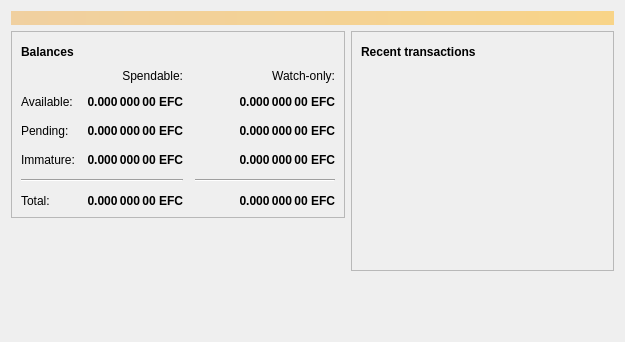
<?xml version="1.0" encoding="UTF-8"?>
<ui version="4.0">
 <class>OverviewPage</class>
 <widget class="QWidget" name="OverviewPage">
  <property name="geometry">
   <rect>
    <x>0</x>
    <y>0</y>
    <width>625</width>
    <height>342</height>
   </rect>
  </property>
  <property name="windowTitle">
   <string>Form</string>
  </property>
  <layout class="QVBoxLayout" name="topLayout">
   <item>
    <widget class="QLabel" name="labelAlerts">
     <property name="visible">
      <bool>false</bool>
     </property>
     <property name="styleSheet">
      <string notr="true">background-color: qlineargradient(x1: 0, y1: 0, x2: 1, y2: 0, stop:0 #F0D0A0, stop:1 #F8D488); color:#000000;</string>
     </property>
     <property name="wordWrap">
      <bool>true</bool>
     </property>
     <property name="margin">
      <number>3</number>
     </property>
    </widget>
   </item>
   <item>
    <layout class="QHBoxLayout" name="horizontalLayout" stretch="1,1">
     <item>
      <layout class="QVBoxLayout" name="verticalLayout_2">
       <item>
        <widget class="QFrame" name="frame">
         <property name="frameShape">
          <enum>QFrame::StyledPanel</enum>
         </property>
         <property name="frameShadow">
          <enum>QFrame::Raised</enum>
         </property>
         <layout class="QVBoxLayout" name="verticalLayout_4">
          <item>
           <layout class="QHBoxLayout" name="horizontalLayout_4">
            <item>
             <widget class="QLabel" name="label_5">
              <property name="font">
               <font>
                <weight>75</weight>
                <bold>true</bold>
               </font>
              </property>
              <property name="text">
               <string>Balances</string>
              </property>
             </widget>
            </item>
            <item>
             <widget class="QPushButton" name="labelWalletStatus">
              <property name="enabled">
               <bool>false</bool>
              </property>
              <property name="maximumSize">
               <size>
                <width>30</width>
                <height>16777215</height>
               </size>
              </property>
              <property name="toolTip">
               <string>The displayed information may be out of date. Your wallet automatically synchronizes with the GECH network after a connection is established, but this process has not completed yet.</string>
              </property>
              <property name="text">
               <string/>
              </property>
              <property name="icon">
               <iconset>
                <normaloff>:/icons/warning</normaloff>
                <disabledoff>:/icons/warning</disabledoff>:/icons/warning</iconset>
              </property>
              <property name="iconSize">
               <size>
                <width>24</width>
                <height>24</height>
               </size>
              </property>
              <property name="flat">
               <bool>true</bool>
              </property>
             </widget>
            </item>
            <item>
             <spacer name="horizontalSpacer_3">
              <property name="orientation">
               <enum>Qt::Horizontal</enum>
              </property>
              <property name="sizeHint" stdset="0">
               <size>
                <width>40</width>
                <height>20</height>
               </size>
              </property>
             </spacer>
            </item>
           </layout>
          </item>
          <item>
           <layout class="QGridLayout" name="gridLayout">
            <property name="spacing">
             <number>12</number>
            </property>
            <item row="2" column="2">
             <widget class="QLabel" name="labelWatchPending">
              <property name="font">
               <font>
                <weight>75</weight>
                <bold>true</bold>
               </font>
              </property>
              <property name="cursor">
               <cursorShape>IBeamCursor</cursorShape>
              </property>
              <property name="toolTip">
               <string>Unconfirmed transactions to watch-only addresses</string>
              </property>
              <property name="text">
               <string notr="true">0.000 000 00 EFC</string>
              </property>
              <property name="alignment">
               <set>Qt::AlignRight|Qt::AlignTrailing|Qt::AlignVCenter</set>
              </property>
              <property name="textInteractionFlags">
               <set>Qt::LinksAccessibleByMouse|Qt::TextSelectableByKeyboard|Qt::TextSelectableByMouse</set>
              </property>
             </widget>
            </item>
            <item row="2" column="1">
             <widget class="QLabel" name="labelUnconfirmed">
              <property name="font">
               <font>
                <weight>75</weight>
                <bold>true</bold>
               </font>
              </property>
              <property name="cursor">
               <cursorShape>IBeamCursor</cursorShape>
              </property>
              <property name="toolTip">
               <string>Total of transactions that have yet to be confirmed, and do not yet count toward the spendable balance</string>
              </property>
              <property name="text">
               <string notr="true">0.000 000 00 EFC</string>
              </property>
              <property name="alignment">
               <set>Qt::AlignRight|Qt::AlignTrailing|Qt::AlignVCenter</set>
              </property>
              <property name="textInteractionFlags">
               <set>Qt::LinksAccessibleByMouse|Qt::TextSelectableByKeyboard|Qt::TextSelectableByMouse</set>
              </property>
             </widget>
            </item>
            <item row="3" column="2">
             <widget class="QLabel" name="labelWatchImmature">
              <property name="font">
               <font>
                <weight>75</weight>
                <bold>true</bold>
               </font>
              </property>
              <property name="cursor">
               <cursorShape>IBeamCursor</cursorShape>
              </property>
              <property name="toolTip">
               <string>Mined balance in watch-only addresses that has not yet matured</string>
              </property>
              <property name="text">
               <string notr="true">0.000 000 00 EFC</string>
              </property>
              <property name="alignment">
               <set>Qt::AlignRight|Qt::AlignTrailing|Qt::AlignVCenter</set>
              </property>
              <property name="textInteractionFlags">
               <set>Qt::LinksAccessibleByMouse|Qt::TextSelectableByKeyboard|Qt::TextSelectableByMouse</set>
              </property>
             </widget>
            </item>
            <item row="4" column="0" colspan="2">
             <widget class="Line" name="line">
              <property name="orientation">
               <enum>Qt::Horizontal</enum>
              </property>
             </widget>
            </item>
            <item row="4" column="2">
             <widget class="Line" name="lineWatchBalance">
              <property name="sizePolicy">
               <sizepolicy hsizetype="Preferred" vsizetype="Fixed">
                <horstretch>0</horstretch>
                <verstretch>0</verstretch>
               </sizepolicy>
              </property>
              <property name="minimumSize">
               <size>
                <width>140</width>
                <height>0</height>
               </size>
              </property>
              <property name="orientation">
               <enum>Qt::Horizontal</enum>
              </property>
             </widget>
            </item>
            <item row="5" column="0">
             <widget class="QLabel" name="labelTotalText">
              <property name="text">
               <string>Total:</string>
              </property>
             </widget>
            </item>
            <item row="3" column="1">
             <widget class="QLabel" name="labelImmature">
              <property name="font">
               <font>
                <weight>75</weight>
                <bold>true</bold>
               </font>
              </property>
              <property name="cursor">
               <cursorShape>IBeamCursor</cursorShape>
              </property>
              <property name="toolTip">
               <string>Mined balance that has not yet matured</string>
              </property>
              <property name="text">
               <string notr="true">0.000 000 00 EFC</string>
              </property>
              <property name="alignment">
               <set>Qt::AlignRight|Qt::AlignTrailing|Qt::AlignVCenter</set>
              </property>
              <property name="textInteractionFlags">
               <set>Qt::LinksAccessibleByMouse|Qt::TextSelectableByKeyboard|Qt::TextSelectableByMouse</set>
              </property>
             </widget>
            </item>
            <item row="2" column="3">
             <spacer name="horizontalSpacer_2">
              <property name="orientation">
               <enum>Qt::Horizontal</enum>
              </property>
              <property name="sizeHint" stdset="0">
               <size>
                <width>40</width>
                <height>20</height>
               </size>
              </property>
             </spacer>
            </item>
            <item row="3" column="0">
             <widget class="QLabel" name="labelImmatureText">
              <property name="text">
               <string>Immature:</string>
              </property>
             </widget>
            </item>
            <item row="5" column="1">
             <widget class="QLabel" name="labelTotal">
              <property name="font">
               <font>
                <weight>75</weight>
                <bold>true</bold>
               </font>
              </property>
              <property name="cursor">
               <cursorShape>IBeamCursor</cursorShape>
              </property>
              <property name="toolTip">
               <string>Your current total balance</string>
              </property>
              <property name="text">
               <string notr="true">0.000 000 00 EFC</string>
              </property>
              <property name="alignment">
               <set>Qt::AlignRight|Qt::AlignTrailing|Qt::AlignVCenter</set>
              </property>
              <property name="textInteractionFlags">
               <set>Qt::LinksAccessibleByMouse|Qt::TextSelectableByKeyboard|Qt::TextSelectableByMouse</set>
              </property>
             </widget>
            </item>
            <item row="5" column="2">
             <widget class="QLabel" name="labelWatchTotal">
              <property name="font">
               <font>
                <weight>75</weight>
                <bold>true</bold>
               </font>
              </property>
              <property name="cursor">
               <cursorShape>IBeamCursor</cursorShape>
              </property>
              <property name="toolTip">
               <string>Current total balance in watch-only addresses</string>
              </property>
              <property name="text">
               <string notr="true">0.000 000 00 EFC</string>
              </property>
              <property name="alignment">
               <set>Qt::AlignRight|Qt::AlignTrailing|Qt::AlignVCenter</set>
              </property>
              <property name="textInteractionFlags">
               <set>Qt::LinksAccessibleByMouse|Qt::TextSelectableByKeyboard|Qt::TextSelectableByMouse</set>
              </property>
             </widget>
            </item>
            <item row="0" column="2">
             <widget class="QLabel" name="labelWatchonly">
              <property name="text">
               <string>Watch-only:</string>
              </property>
              <property name="alignment">
               <set>Qt::AlignRight|Qt::AlignTrailing|Qt::AlignVCenter</set>
              </property>
             </widget>
            </item>
            <item row="1" column="0">
             <widget class="QLabel" name="labelBalanceText">
              <property name="text">
               <string>Available:</string>
              </property>
             </widget>
            </item>
            <item row="1" column="1">
             <widget class="QLabel" name="labelBalance">
              <property name="font">
               <font>
                <weight>75</weight>
                <bold>true</bold>
               </font>
              </property>
              <property name="cursor">
               <cursorShape>IBeamCursor</cursorShape>
              </property>
              <property name="toolTip">
               <string>Your current spendable balance</string>
              </property>
              <property name="text">
               <string notr="true">0.000 000 00 EFC</string>
              </property>
              <property name="alignment">
               <set>Qt::AlignRight|Qt::AlignTrailing|Qt::AlignVCenter</set>
              </property>
              <property name="textInteractionFlags">
               <set>Qt::LinksAccessibleByMouse|Qt::TextSelectableByKeyboard|Qt::TextSelectableByMouse</set>
              </property>
             </widget>
            </item>
            <item row="1" column="2">
             <widget class="QLabel" name="labelWatchAvailable">
              <property name="font">
               <font>
                <weight>75</weight>
                <bold>true</bold>
               </font>
              </property>
              <property name="cursor">
               <cursorShape>IBeamCursor</cursorShape>
              </property>
              <property name="toolTip">
               <string>Your current balance in watch-only addresses</string>
              </property>
              <property name="text">
               <string notr="true">0.000 000 00 EFC</string>
              </property>
              <property name="alignment">
               <set>Qt::AlignRight|Qt::AlignTrailing|Qt::AlignVCenter</set>
              </property>
              <property name="textInteractionFlags">
               <set>Qt::LinksAccessibleByMouse|Qt::TextSelectableByKeyboard|Qt::TextSelectableByMouse</set>
              </property>
             </widget>
            </item>
            <item row="2" column="0">
             <widget class="QLabel" name="labelPendingText">
              <property name="text">
               <string>Pending:</string>
              </property>
             </widget>
            </item>
            <item row="0" column="1">
             <widget class="QLabel" name="labelSpendable">
              <property name="text">
               <string>Spendable:</string>
              </property>
              <property name="alignment">
               <set>Qt::AlignRight|Qt::AlignTrailing|Qt::AlignVCenter</set>
              </property>
             </widget>
            </item>
           </layout>
          </item>
         </layout>
        </widget>
       </item>
       <item>
        <spacer name="verticalSpacer">
         <property name="orientation">
          <enum>Qt::Vertical</enum>
         </property>
         <property name="sizeHint" stdset="0">
          <size>
           <width>20</width>
           <height>40</height>
          </size>
         </property>
        </spacer>
       </item>
      </layout>
     </item>
     <item>
      <layout class="QVBoxLayout" name="verticalLayout_3">
       <item>
        <widget class="QFrame" name="frame_2">
         <property name="frameShape">
          <enum>QFrame::StyledPanel</enum>
         </property>
         <property name="frameShadow">
          <enum>QFrame::Raised</enum>
         </property>
         <layout class="QVBoxLayout" name="verticalLayout">
          <item>
           <layout class="QHBoxLayout" name="horizontalLayout_2">
            <item>
             <widget class="QLabel" name="label_4">
              <property name="font">
               <font>
                <weight>75</weight>
                <bold>true</bold>
               </font>
              </property>
              <property name="text">
               <string>Recent transactions</string>
              </property>
             </widget>
            </item>
            <item>
             <widget class="QPushButton" name="labelTransactionsStatus">
              <property name="enabled">
               <bool>false</bool>
              </property>
              <property name="maximumSize">
               <size>
                <width>30</width>
                <height>16777215</height>
               </size>
              </property>
              <property name="toolTip">
               <string>The displayed information may be out of date. Your wallet automatically synchronizes with the GECH network after a connection is established, but this process has not completed yet.</string>
              </property>
              <property name="text">
               <string/>
              </property>
              <property name="icon">
               <iconset>
                <normaloff>:/icons/warning</normaloff>
                <disabledoff>:/icons/warning</disabledoff>:/icons/warning</iconset>
              </property>
              <property name="iconSize">
               <size>
                <width>24</width>
                <height>24</height>
               </size>
              </property>
              <property name="flat">
               <bool>true</bool>
              </property>
             </widget>
            </item>
            <item>
             <spacer name="horizontalSpacer">
              <property name="orientation">
               <enum>Qt::Horizontal</enum>
              </property>
              <property name="sizeHint" stdset="0">
               <size>
                <width>40</width>
                <height>20</height>
               </size>
              </property>
             </spacer>
            </item>
           </layout>
          </item>
          <item>
           <widget class="QListView" name="listTransactions">
            <property name="styleSheet">
             <string notr="true">QListView { background: transparent; }</string>
            </property>
            <property name="frameShape">
             <enum>QFrame::NoFrame</enum>
            </property>
            <property name="verticalScrollBarPolicy">
             <enum>Qt::ScrollBarAlwaysOff</enum>
            </property>
            <property name="horizontalScrollBarPolicy">
             <enum>Qt::ScrollBarAlwaysOff</enum>
            </property>
            <property name="selectionMode">
             <enum>QAbstractItemView::NoSelection</enum>
            </property>
           </widget>
          </item>
         </layout>
        </widget>
       </item>
       <item>
        <spacer name="verticalSpacer_2">
         <property name="orientation">
          <enum>Qt::Vertical</enum>
         </property>
         <property name="sizeHint" stdset="0">
          <size>
           <width>20</width>
           <height>40</height>
          </size>
         </property>
        </spacer>
       </item>
      </layout>
     </item>
    </layout>
   </item>
  </layout>
 </widget>
 <resources/>
 <connections/>
</ui>
